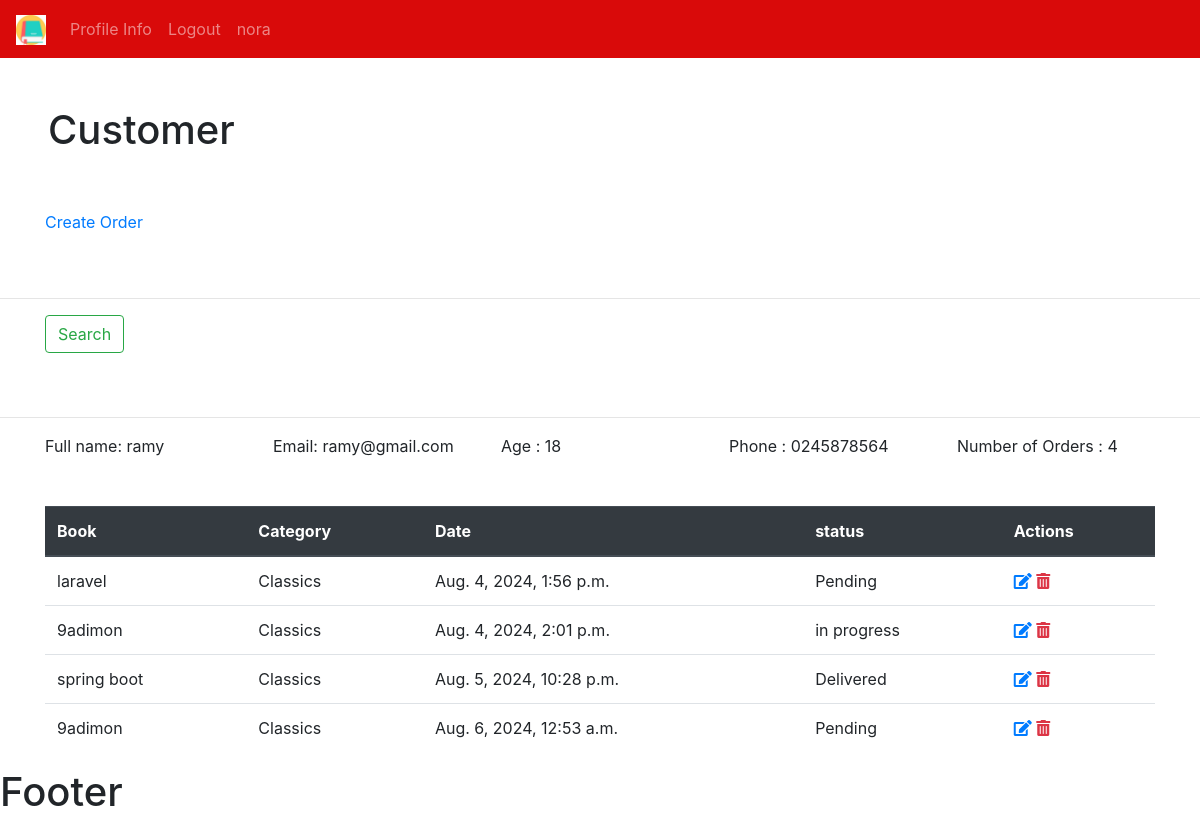
/customer/1/ (signed in), run on the app's committed database.
### bookstore/models.py (models this page shows, shortened)
class Customer(models.Model):
    user = models.OneToOneField(User,null=True, on_delete=models.CASCADE)
    name = models.CharField(max_length=190, null=True)
    email = models.CharField(max_length=190, null=True)
    phone = models.CharField(max_length=190, null=True)
    age = models.CharField(max_length=190, null=True)
    avatar = models.ImageField(blank=True, null=True, default="preson.png")
    date_created = models.DateTimeField(auto_now_add=True, null=True)

class Order(models.Model):
    STATUS= (
        ('Pending','Pending'),
        ('Delivered','Delivered'),
        ('in progress','in progress'),
        ('out of order','out of order')
    )
    customer = models.ForeignKey(Customer, null=True, on_delete=models.SET_NULL)
    book = models.ForeignKey(Book, null=True, on_delete=models.SET_NULL)
    tags = models.ManyToManyField(Tag)
    date_created = models.DateTimeField(auto_now_add=True, null=True)
    status =  models.CharField(max_length=200, null=True,choices=STATUS)

class Book(models.Model):
    CATEGORY = ( #tuple
        ('Classics','Classics'),
        ('Comic Book','Comic Book'),
        ('Fantasy','Fantasy'),
        ('Horror','Horror')
    )
    name = models.CharField(max_length=190, null=True)
    author = models.CharField(max_length=190, null=True)
    price = models.FloatField( null=True)
    category = models.CharField(max_length=190, null=True ,choices=CATEGORY  )
    description = models.CharField(max_length=200, null=True)
    tags = models.ManyToManyField(Tag)
    date_created = models.DateTimeField(auto_now_add=True, null=True)
    def __str__(self):
         return self.name

### bookstore/views.py (the view)
# urls.py: path('customer/<int:pk>/',views.customer,name='customer'),
def customer(request,pk):
    customer = Customer.objects.get(id=pk)
    orders = customer.order_set.all()
    total_orders = orders.count()
    myContext = {
        'customer': customer ,
        'orders': orders,
        'total_orders': total_orders
    }
    return render(request=request , template_name='bookstore/customer.html',context=myContext)

### bookstore/templates/bookstore/customer.html (shortened to what this page needs)
{% extends 'bookstore/main.html'%}
{% block content %}
<h1 class="p-5">Customer</h1>
<div class="container pb-5">
  <div class="row">
    <div class="col-sm">
    <a href="{% comment %}{% url 'create' customer.id %}{% endcomment %}"> Create Order</a>
    </div>
  </div>
</div>
<hr>
<div class="container pb-5">
  <div class="row">
    <div class="col-sm">
    <form class="form-inline my-2 my-lg-0" method="GET">
      <button class="btn btn-outline-success my-2 my-sm-0" type="submit">Search</button>
    </form>
    </div>
  </div>
</div>
<hr>
<div class="container pb-5">
  <div class="row">
    <div class="col-sm">
    Full name:   {{customer.name}}
    </div>
    <div class="col-sm">
    Email:   {{customer.email}}
    </div>
    <div class="col-sm">
    Age :   {{customer.age}}
    </div>
    <div class="col-sm">
    Phone :   {{customer.phone}}
    </div>
      <div class="col-sm">
    Number of Orders :   {{total_orders}}
    </div>
  </div>
</div>
<div class="container">
<table class="table">
  <thead class="thead-dark">
    <tr>
      <th scope="col">Book</th>
      <th scope="col">Category</th>
      <th scope="col">Date</th>
       <th scope="col">status</th>
       <th scope="col">Actions</th>
    </tr>
  </thead>
  <tbody>
   {% for item in orders  %}
        <tr>
         <td>{{item.book}}</td>
      <td>{{item.book.category}}</td> {% comment %}//from foreign key{% endcomment %}
      <td>{{item.date_created}}</td>
      <td>{{item.status}}</td>
       <td>
       <a href="{% comment %}{% url 'update' item.id%}{% endcomment %}"><i class="fas fa-edit"></i></a>
       <a class="text-danger" href="{% comment %}{% url 'delete' item.id %}{% endcomment %}"><i class="fas fa-trash-alt"></i></a>
       </td>
       </tr>
      {% endfor %}
  </tbody>
</table>
</div>
{% endblock %}

### bookstore/templates/bookstore/navbar.html (shortened to what this page needs)
{% load static   %}
<nav class="navbar navbar-expand-lg  navbar-dark bg-primary">
  <a class="navbar-brand" href="{% url 'home' %}">
   <img src="{% static '/images/book.png'  %}" width="30" height="30" alt="" loading="lazy">
  </a>
  <div class="collapse navbar-collapse" id="navbarSupportedContent">
    <ul class="navbar-nav mr-auto">
      <li class="nav-item">
        <a class="nav-link" href="">Profile Info</a>
      </li>
      <li class="nav-item">
        <a class="nav-link" href="">Logout</a>
      </li>
       <li class="nav-item">
       <a class="nav-link" href="#">{{request.user}}</a>
      </li>
    </ul>
  </div>
</nav>

### myStatic/css/style.css (style rules this page uses)
.bg-primary { background-color: #d90a0a!important; }

### data on the page
Customer: name "ramy", email "ramy@gmail.com", age "18", phone "0245878564"
Order: book "laravel", book.category "Classics", date_created "Aug. 4, 2024, 1:56 p.m.", status "Pending"
Order: book "9adimon", book.category "Classics", date_created "Aug. 4, 2024, 2:01 p.m.", status "in progress"
Order: book "spring boot", book.category "Classics", date_created "Aug. 5, 2024, 10:28 p.m.", status "Delivered"
Order: book "9adimon", book.category "Classics", date_created "Aug. 6, 2024, 12:53 a.m.", status "Pending"

### other printed values
{{ request.user }} "nora"
{{ total_orders }} "4"
